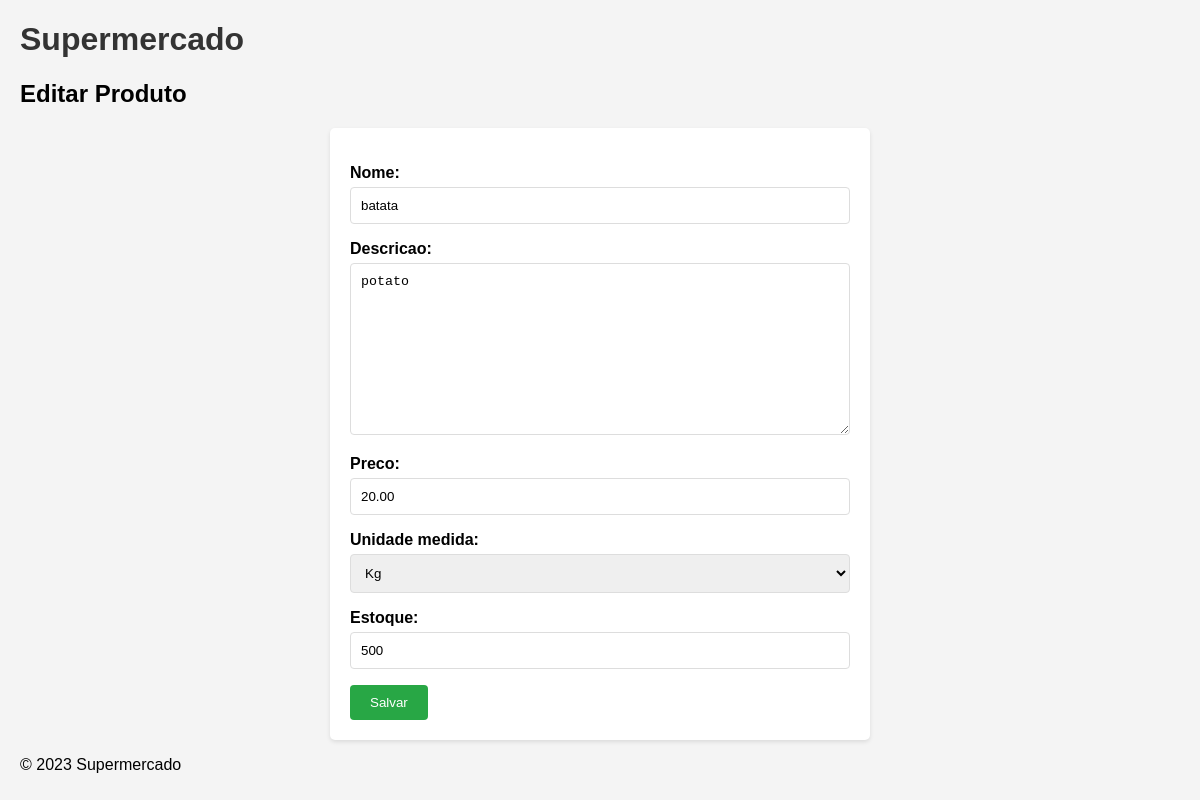
The page /editar/4/ on the database its author committed.
### produtos/models.py (models this page shows, shortened)
class Produto(models.Model):
    nome = models.CharField(max_length=100)
    descricao = models.TextField()
    preco = models.DecimalField(max_digits=10, decimal_places=2)
    UNIDADES_MEDIDA_CHOICES = [
        ('kg', 'Kg'),
        ('g', 'Grama'),
        ('un', 'Unidade'),
    ]
    unidade_medida = models.CharField(
        max_length=3,
        choices=UNIDADES_MEDIDA_CHOICES,
        default='un',
    )
    estoque = models.PositiveIntegerField()

### produtos/views.py (the view)
# urls.py: path('editar/<int:id>/', views.editar_produto, name='editar_produto'),
def editar_produto(request, id):
    produto = get_object_or_404(Produto, pk=id)
    if request.method == 'POST':
        form = ProdutoForm(request.POST, instance=produto)
        if form.is_valid():
            form.save()
            return redirect('listar_produtos')  # Redireciona para a lista de produtos após editar
    else:
        form = ProdutoForm(instance=produto)
    return render(request, 'produtos/editar.html', {'form': form, 'produto': produto})

### produtos/forms.py
class ProdutoForm(forms.ModelForm):
    class Meta:
        model = Produto
        fields = ['nome', 'descricao', 'preco', 'unidade_medida', 'estoque']

### produtos/templates/produtos/editar.html (shortened to what this page needs)
{% extends 'produtos/base.html' %}
{% load static %}
{% block content %}
    <h2>Editar Produto</h2>
    <form method="post">
        {{ form.as_p }}
        <button type="submit">Salvar</button>
    </form>
{% endblock %}

### static/produtos/style.css (style rules this page uses)
body { font-family: Arial, sans-serif; margin: 20px; background-color: #f4f4f4; }
form { background: #fff; padding: 20px; border-radius: 5px; box-shadow: 0 2px 4px rgba(0, 0, 0, 0.1); max-width: 500px; margin: 0 auto; }
label { display: block; font-weight: bold; margin-bottom: 5px; }
input[type="text"], input[type="number"], textarea, select { width: 100%; padding: 10px; border: 1px solid #ddd; border-radius: 4px; box-sizing: border-box; }
button[type="submit"] { background-color: #28a745; color: white; padding: 10px 20px; border: none; border-radius: 4px; cursor: pointer; }

### rows shown on the page
Produto: nome "batata", descricao "potato", preco "20.00", unidade_medida "Kg", estoque "500"
